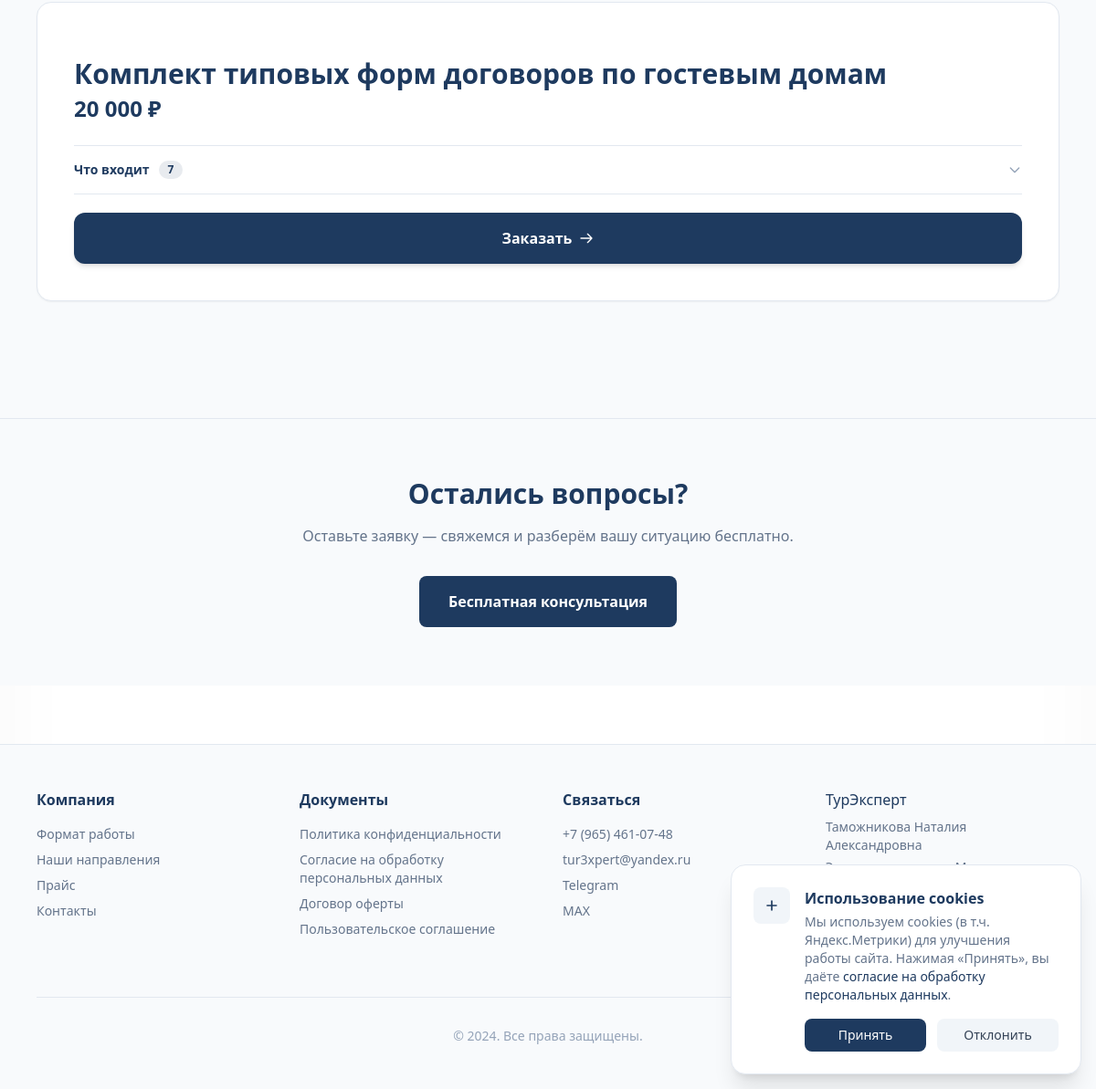
Page /dlya/oteliam-i-gostevym-domam/ (lower part) on the earlier database version.
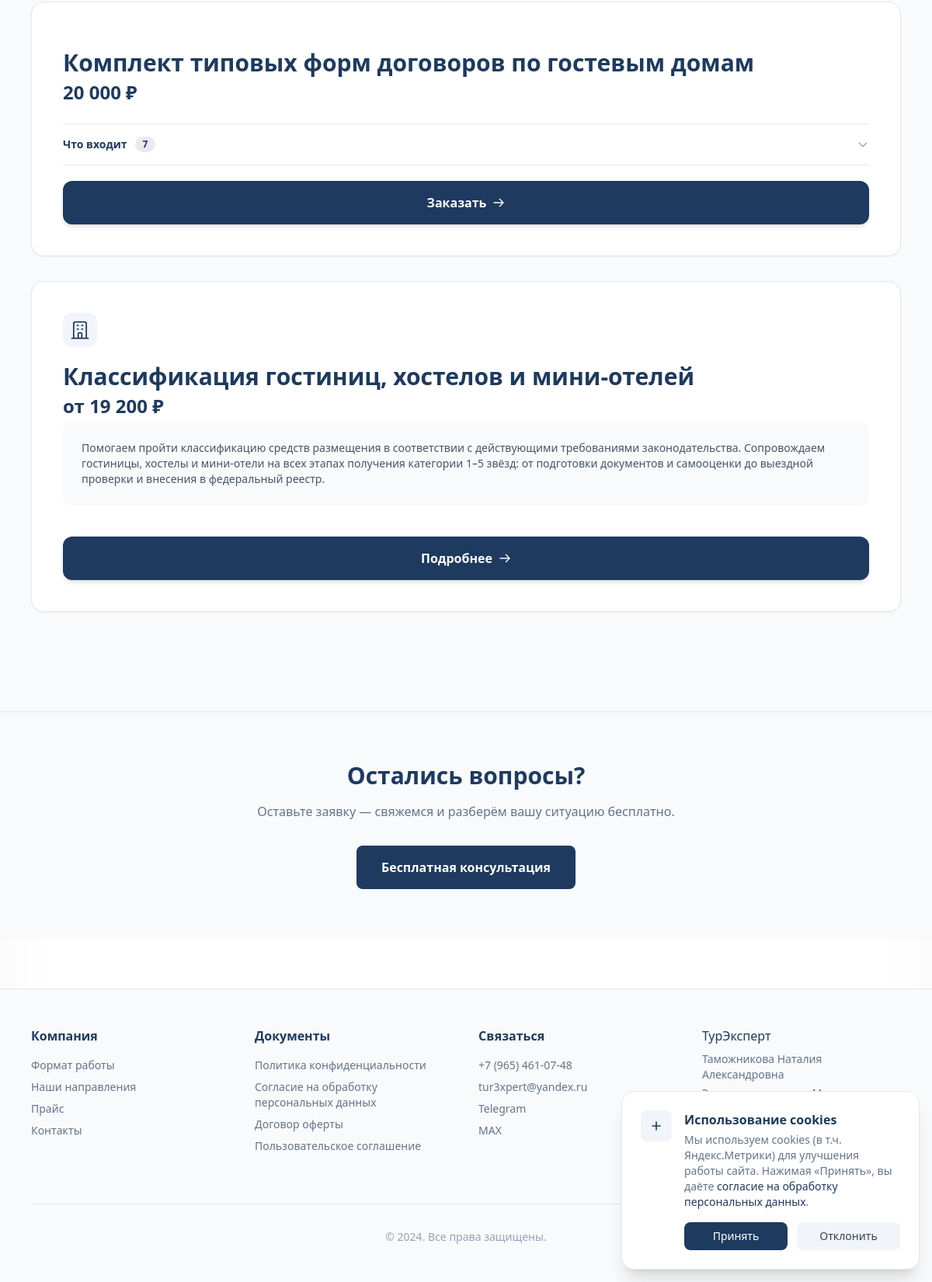
Same page on the later database version.
### core/models.py (models this page shows, shortened)
class PriceCard(models.Model):
    CARD_TYPES = (
        ('wide', 'Широкая'),
        ('thin', 'Тонкая'),
    )
    title = models.CharField(max_length=200, verbose_name="Название услуги")
    price_display = models.CharField(max_length=100, verbose_name="Цена (текст)")
    description = models.TextField(blank=True, verbose_name="Описание")
    button_text = models.CharField(max_length=50, default="Заказать", verbose_name="Текст кнопки")
    is_highlighted = models.BooleanField(default=False, verbose_name="Выделенная карточка")
    icon_svg = models.TextField(blank=True, null=True, verbose_name="SVG иконка (код)")
    card_type = models.CharField(max_length=10, choices=CARD_TYPES, default='thin', verbose_name="Тип карточки")
    detail_page = models.ForeignKey(
        InfoPage, on_delete=models.SET_NULL, blank=True, null=True,
        verbose_name="Страница подробнее"
    )
    audience = models.ForeignKey(
        AudiencePage, on_delete=models.SET_NULL, blank=True, null=True,
        verbose_name="Страница аудитории"
    )
    order = models.PositiveIntegerField(default=0, verbose_name="Порядок")
    class Meta:
        verbose_name = "Ценовая карточка"
        verbose_name_plural = "Ценовые карточки"
        ordering = ['order']

### core/views.py (the view)
# urls.py: path('dlya/<slug:slug>/', views.audience_page, name='audience_page'),
def audience_page(request, slug):
    page = get_object_or_404(AudiencePage, slug=slug, is_published=True)
    context = {
        'page': page,
        'wide_cards': PriceCard.objects.filter(card_type='wide', audience=page),
        'thin_cards': PriceCard.objects.filter(card_type='thin', audience=page),
        'info_cards': InfoCard.objects.filter(audience=page),
    }
    return render(request, 'core/audience.html', context)

### core/templates/core/audience.html (shortened to what the changed rows need)
{% extends 'base.html' %}
{% load static %}
{% block content %}
{% if wide_cards or thin_cards or info_cards %}
<section class="py-20 bg-slate-50 border-t border-slate-200">
    <div class="max-w-6xl mx-auto px-4">
        {% if wide_cards %}
        <div class="grid grid-cols-1 gap-8 mb-12">
            {% for card in wide_cards %}
            {% with items=card.accordion_items.all %}
            <div class="rounded-2xl p-8 md:p-10 shadow-sm hover:shadow-lg transition-all duration-300 flex flex-col {% if card.is_highlighted %}text-white{% else %}text-slate-900 border border-slate-200 bg-white{% endif %}"
                 {% if card.is_highlighted %}style="background:linear-gradient(160deg,#2d5a8a 0%,#1e3a5f 55%,#152c4a 100%);box-shadow:0 26px 60px -26px rgba(30,58,95,.65),inset 0 1px 0 rgba(255,255,255,.07)"{% endif %}>
                <div class="flex items-start justify-between gap-3 mb-5">
                    {% if card.icon_svg %}
                    <div class="w-11 h-11 rounded-xl flex items-center justify-center flex-shrink-0 {% if card.is_highlighted %}bg-white/10 text-white{% else %}bg-slate-100 text-[#1e3a5f]{% endif %}">
                        {{ card.icon_svg|safe }}
                    </div>
                    {% endif %}
                </div>
                <h3 class="text-2xl md:text-3xl font-bold {% if card.is_highlighted %}text-white{% else %}text-[#1e3a5f]{% endif %} mb-1 leading-tight">{{ card.title }}</h3>
                <p class="text-2xl font-bold {% if card.is_highlighted %}text-white{% else %}text-[#1e3a5f]{% endif %} mb-1">{{ card.price_display }}</p>
                {% if card.description %}
                <div class="{% if card.is_highlighted %}bg-white/10{% else %}bg-slate-50{% endif %} rounded-xl p-6 mb-5 text-sm {% if card.is_highlighted %}text-white/80{% else %}text-slate-600{% endif %}">
                    {{ card.description|linebreaks }}
                </div>
                {% else %}
                <div class="mb-5"></div>
                {% endif %}
                {% if card.detail_page %}
                <div class="mt-auto pt-5">
                    <a href="{% url 'info_page' slug=card.detail_page.slug %}" class="w-full inline-flex items-center justify-center gap-2 px-8 py-4 {% if card.is_highlighted %}bg-white text-[#1e3a5f] hover:bg-white/90{% else %}bg-[#1e3a5f] text-white hover:bg-[#2d5a8a]{% endif %} font-bold rounded-xl transition-all duration-200 hover:-translate-y-0.5 shadow-md hover:shadow-lg">
                        Подробнее
                        <svg class="w-4 h-4" fill="none" stroke="currentColor" viewBox="0 0 24 24">
                            <path stroke-linecap="round" stroke-linejoin="round" stroke-width="2" d="M14 5l7 7m0 0l-7 7m7-7H3"/>
                        </svg>
                    </a>
                </div>
                {% else %}
                <hr class="{% if card.is_highlighted %}border-white/15{% else %}border-slate-200{% endif %} mb-0">
                {% if items %}
                <div class="pkg-acc">
                    <button type="button" class="pkg-acc-btn w-full flex items-center justify-between py-4 text-left">
                        <span class="flex items-center gap-2.5 text-sm font-bold {% if card.is_highlighted %}text-white{% else %}text-[#1e3a5f]{% endif %}">
                            Что входит
                            <span class="text-xs font-bold px-2.5 py-0.5 rounded-full {% if card.is_highlighted %}bg-white/15 text-white/90{% else %}bg-[#1e3a5f]/10 text-[#1e3a5f]{% endif %}">{{ items|length }}</span>
                        </span>
                        <svg class="pkg-acc-chev w-4 h-4 flex-shrink-0 {% if card.is_highlighted %}text-white/50{% else %}text-slate-400{% endif %}" fill="none" stroke="currentColor" viewBox="0 0 24 24">
                            <path stroke-linecap="round" stroke-linejoin="round" stroke-width="2" d="M19 9l-7 7-7-7"/>
                        </svg>
                    </button>
                </div>
                <hr class="{% if card.is_highlighted %}border-white/15{% else %}border-slate-200{% endif %} mb-5">
                {% else %}
                <div class="mb-5"></div>
                {% endif %}
                <div class="mt-auto">
                    <a href="#" onclick="openModal(); return false;" class="w-full inline-flex items-center justify-center gap-2 px-8 py-4 {% if card.is_highlighted %}bg-white text-[#1e3a5f] hover:bg-white/90{% else %}bg-[#1e3a5f] text-white hover:bg-[#2d5a8a]{% endif %} font-bold rounded-xl transition-all duration-200 hover:-translate-y-0.5 shadow-md hover:shadow-lg">
                        {{ card.button_text }}
                        <svg class="w-4 h-4" fill="none" stroke="currentColor" viewBox="0 0 24 24">
                            <path stroke-linecap="round" stroke-linejoin="round" stroke-width="2" d="M14 5l7 7m0 0l-7 7m7-7H3"/>
                        </svg>
                    </a>
                </div>
                {% endif %}
            </div>
            {% endwith %}
            {% endfor %}
        </div>
        {% endif %}
    </div>
</section>
{% endif %}
<section class="py-16 bg-slate-50 border-t border-slate-200">
    <div class="max-w-2xl mx-auto px-4 text-center">
        <h2 class="text-2xl md:text-3xl font-bold text-[#1e3a5f] mb-4">Остались вопросы?</h2>
    </div>
</section>
{% endblock %}

Differences in the rows shown:
added PriceCard: title "Классификация гостиниц, хостелов и мини-отелей", price_display "от 19 200 ₽", description "Помогаем пройти классификацию средств размещения в соответствии с действующими требованиями законодательства. Сопровождаем гостиницы, хостелы и мини-отели на всех этапах получения категории 1–5 звёзд: от подготовки документов и самооценки до выездной проверки и внесения в федеральный реестр.", shows "Подробнее"
